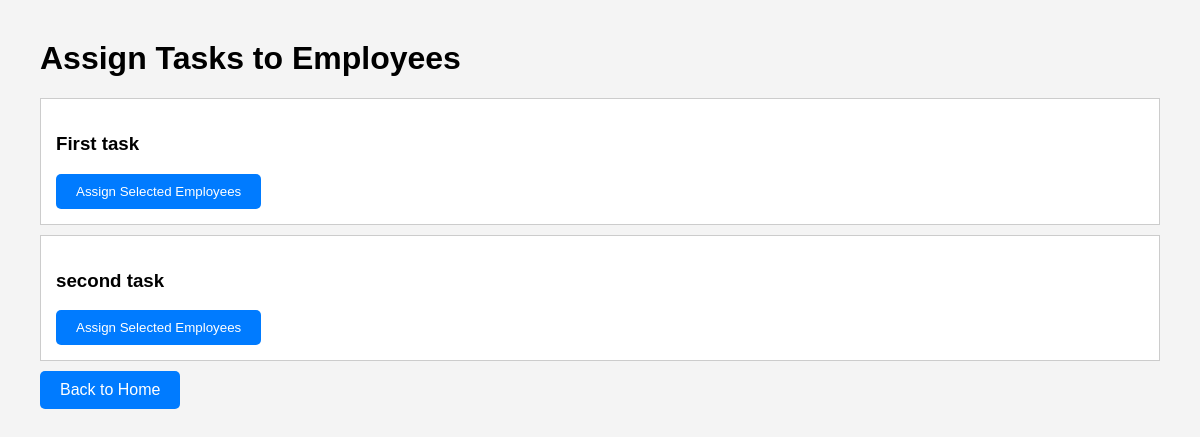
The page /assign_tasks/ on the database as committed earlier.
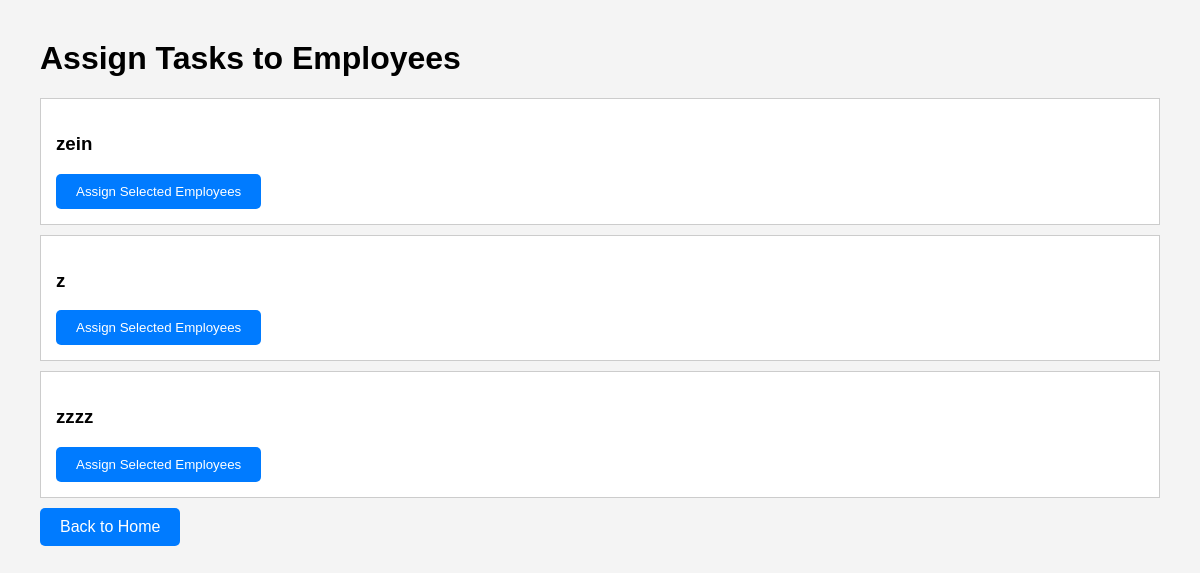
The same page on the database as committed later.
### myapp3/models.py (models this page shows, shortened)
class Task(models.Model):
    title = models.CharField(max_length=200)
    description = models.TextField()
    assigned_to = models.ManyToManyField(Basic_Employee_Information, related_name='tasks', blank=True)
    progress = models.IntegerField(default=0)  # Progress in percentage
    start_date = models.DateField(default=timezone.now)
    end_date = models.DateField(default=timezone.now)
    STATUS_CHOICES = [
        ('not_started', 'Not Started'),
        ('in_progress', 'In Progress'),
        ('done', 'Done'),
    ]
    status = models.CharField(max_length=20, choices=STATUS_CHOICES, default='not_started')

### myapp3/views.py (the view)
# urls.py: path('assign_tasks/', views.assign_tasks, name='assign_tasks'),
def assign_tasks(request):
    tasks = Task.objects.all()
    employees = Basic_Employee_Information.objects.all()
    return render(request, 'myapp3/assign_tasks.html', {'tasks': tasks, 'employees': employees})

### templates/myapp3/assign_tasks.html (shortened to what this page needs)
<!DOCTYPE html>
<html lang="en">
<head>
</head>
<body>
    <h1>Assign Tasks to Employees</h1>
    {% for task in tasks %}
    <div class="task-container">
        <h3>{{ task.title }}</h3>
        <form action="{% url 'assign_employee' task.id %}" method="post">
            <button type="submit">Assign Selected Employees</button>
        </form>
    </div>
    {% endfor %}
    <a href="{% url 'home' %}" class="button-link">Back to Home</a>
</body>
</html>

Rows that differ between the two databases and show on the page:
removed Task: title "First task"
removed Task: title "second task"
added Task: title "zein"
added Task: title "z"
added Task: title "zzzz"
